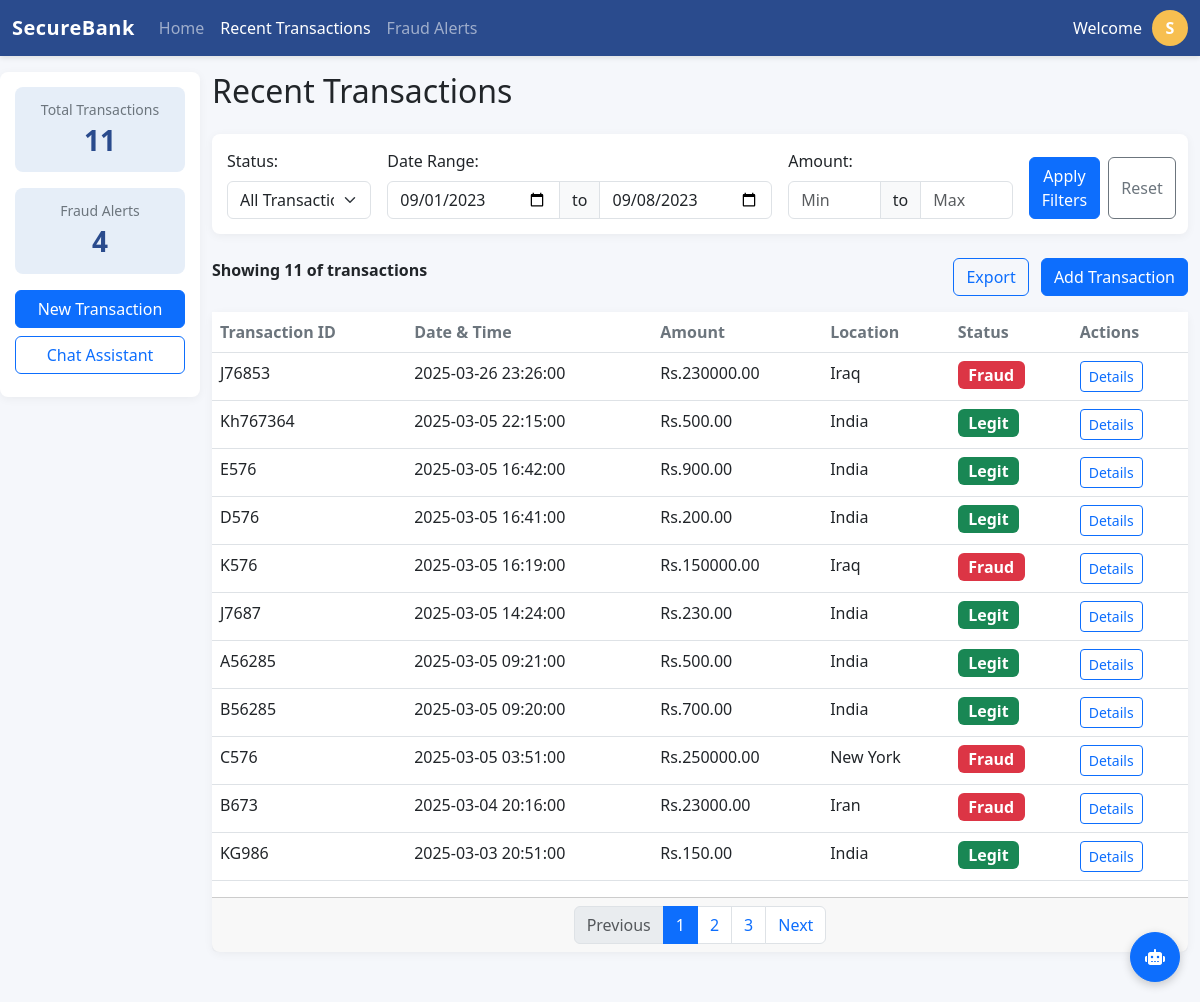
The page /dashboard/recent_transactions on the database its author committed.
### models.py (models this page shows, shortened)
class TransactionLog(db.Model):
    __tablename__ = 'transaction_log'
    id = db.Column(db.Integer, primary_key=True)
    transaction_id = db.Column(db.String(50), unique=True, nullable=False)
    customer_id = db.Column(db.Integer, nullable=False)  # Customer ID (not linked to Customer table directly)
    amount = db.Column(db.Float, nullable=False)
    timestamp = db.Column(db.DateTime, nullable=False)  # Time transaction occurred
    entry_time = db.Column(db.DateTime, default=datetime.utcnow)  # Time transaction was recorded
    location = db.Column(db.String(200), nullable=False)
    fraud_status = db.Column(db.String(20), default="Pending")  # Model will update this
    transaction_type = db.Column(db.String(50), nullable=True)  # Optional: Type of transaction
    device_info = db.Column(db.String(200), nullable=True)  # Optional: Device used for transaction
    actual_fraud_status = db.Column(db.String(20), default="Pending")  # Default as Pending
    shap_reason = db.Column(db.String(255), nullable=True)  # Nullable string for SHAP explanations
    risk_score = db.Column(db.Float, nullable=True)  # Numeric column for fraud risk score
    with app.app_context():
        db.create_all()  # Ensure tables are created

### app.py (the view)
@app.route('/dashboard/recent_transactions')
def recent_transactions():
    total_transactions_c = models.TransactionLog.query.count()  # Total number of transactions
    fraud_transactions_c = models.TransactionLog.query.filter_by(fraud_status="Fraud").count()
    transactions = models.TransactionLog.query.order_by(models.TransactionLog.timestamp.desc()).all()
    return render_template('recent_transactions.html', transactions=transactions, total_transactions_c=total_transactions_c,fraud_transactions_c=fraud_transactions_c)

### templates/recent_transactions.html (shortened to what this page needs)
{% extends "base.html" %}
{% block content %}
<div class="recent-transactions-container">
    <h2 class="mb-4">Recent Transactions</h2>
    <div class="filters-container mb-4">
        <div class="row g-3 align-items-end">
            <div class="col-md-2">
                <label for="status-filter" class="form-label">Status:</label>
                <select id="status-filter" class="form-select">
                    <option value="all" selected>All Transactions</option>
                </select>
            </div>
            <div class="col-md-5">
                <label class="form-label">Date Range:</label>
                <div class="input-group">
                    <input type="date" class="form-control" value="2023-09-01">
                    <span class="input-group-text">to</span>
                    <input type="date" class="form-control" value="2023-09-08">
                </div>
            </div>
            <div class="col-md-3">
                <label class="form-label">Amount:</label>
                <div class="input-group">
                    <input type="number" class="form-control" placeholder="Min">
                    <span class="input-group-text">to</span>
                    <input type="number" class="form-control" placeholder="Max">
                </div>
            </div>
            <div class="col-md-2 d-flex">
                <button class="btn btn-primary me-2 flex-grow-1">Apply Filters</button>
                <button class="btn btn-outline-secondary flex-grow-1">Reset</button>
            </div>
        </div>
    </div>
    <div class="d-flex justify-content-between mb-3">
        <div>
            <span class="fw-bold">Showing {{ transactions|length }} of {{ total_transactions }} transactions</span>
        </div>
        <div>
            <button class="btn btn-outline-primary me-2">Export</button>
            <button class="btn btn-primary" data-bs-toggle="modal" data-bs-target="#newTransactionModal">Add Transaction</button>
        </div>
    </div>
    <div class="card">
        <div class="card-body p-0">
            <div class="table-responsive">
                <table class="table table-hover transaction-table">
                    <thead>
                        <tr>
                            <th>Transaction ID</th>
                            <th>Date & Time</th>
                            <th>Amount</th>
                            <th>Location</th>
                            <th>Status</th>
                            <th>Actions</th>
                        </tr>
                    </thead>
                    <tbody>
                        {% for transaction in transactions %}
                        <tr class="{% if transaction.fraud_status == 'Fraudulent' %}table-warning{% endif %}">
                            <td>{{ transaction.transaction_id }}</td>
                            <td>{{ transaction.timestamp.strftime('%Y-%m-%d %H:%M:%S') }}</td>
                            <td>Rs.{{ "%.2f"|format(transaction.amount) }}</td>
                            <td>{{ transaction.location }}</td>
                            <td>
                                {% if transaction.fraud_status == 'Fraud' %}
                                    <span style=font-size:1.0em; class="badge bg-danger">{{ transaction.fraud_status }}</span>
                                {% elif transaction.fraud_status == 'Pending' %}
                                    <span style=font-size:1.0em; class="badge bg-warning text-dark">{{ transaction.fraud_status }}</span>
                                {% else %}
                                    <span style=font-size:1.0em; class="badge bg-success">{{ transaction.fraud_status }}</span>
                                {% endif %}
                            </td>
                            <td><button class="btn btn-sm btn-outline-primary transaction-details-btn"
                                data-bs-toggle="modal"
                                data-bs-target="#transactionDetailModal"
                                data-transaction-id="{{ transaction.transaction_id }}"
                                data-timestamp="{{ transaction.timestamp.strftime('%Y-%m-%d %H:%M:%S') }}"
                                data-amount="{{ transaction.amount }}"
                                data-location="{{ transaction.location }}"
                                data-fraud-status="{{ transaction.fraud_status }}"
                                data-shap-reason="{{ transaction.shap_reason }}">
                            Details
                        </button></td>
                        </tr>
                        {% endfor %}
                    </tbody>
                </table>
            </div>
        </div>
        <div class="card-footer">
            <nav aria-label="Transactions pagination">
                <ul class="pagination justify-content-center mb-0">
                    <li class="page-item disabled">
                        <a class="page-link" href="#" tabindex="-1">Previous</a>
                    </li>
                    <li class="page-item active"><a class="page-link" href="#">1</a></li>
                    <li class="page-item"><a class="page-link" href="#">2</a></li>
                    <li class="page-item"><a class="page-link" href="#">3</a></li>
                    <li class="page-item">
                        <a class="page-link" href="#">Next</a>
                    </li>
                </ul>
            </nav>
        </div>
    </div>
</div>
{% endblock %}

### templates/base.html (shortened to what this page needs)
<!DOCTYPE html>
<html lang="en">
<head>
    <link href="https://cdn.jsdelivr.net/npm/bootstrap@5.3.0/dist/css/bootstrap.min.css" rel="stylesheet">
    <link rel="stylesheet" href="{{ url_for('static', filename='css/style.css') }}">
    <link rel="stylesheet" href="{{ url_for('static', filename='css/components.css') }}">
</head>
<body>
    <nav class="navbar navbar-expand-lg navbar-dark bg-primary">
        <div class="container-fluid">
            <a class="navbar-brand" href="/">SecureBank</a>
            <div class="collapse navbar-collapse" id="navbarNav">
                <ul class="navbar-nav">
                    <li class="nav-item">
                        <a class="nav-link {% if request.endpoint == 'home' %}active{% endif %}" href="/">Home</a>
                    </li>
                    <li class="nav-item">
                        <a class="nav-link {% if request.endpoint == 'recent_transactions' %}active{% endif %}" href="/dashboard/recent_transactions">Recent Transactions</a>
                    </li>
                    <li class="nav-item">
                        <a class="nav-link {% if request.endpoint == 'fraud_alerts' %}active{% endif %}" href="/dashboard/fraud_alerts">Fraud Alerts</a>
                    </li>
                </ul>
                <div class="ms-auto user-profile">
                    <span class="text-white">Welcome </span>
                    <div class="avatar">S</div>
                </div>
            </div>
        </div>
    </nav>
    <div class="container-fluid">
        <div class="row mt-3">
            <div class="col-md-2 sidebar">
                <div class="stats-card mb-3">
                    <h6>Total Transactions</h6>
                    <h3>{{total_transactions_c}}</h3>
                </div>
                <div class="stats-card mb-3">
                    <h6>Fraud Alerts</h6>
                    <h3>{{fraud_transactions_c}}</h3>
                </div>
                <button class="btn btn-primary w-100 mb-2" data-bs-toggle="modal" data-bs-target="#newTransactionModal">New Transaction</button>
                <button class="btn btn-outline-primary w-100 mb-2" data-bs-toggle="modal" data-bs-target="#chatAssistantModal">Chat Assistant</button>
            </div>
            <div class="col-md-10 main-content">
                {% block content %}{% endblock %}
            </div>
        </div>
    </div>
    <div class="ai-assistant-button">
        <button class="btn btn-primary rounded-circle" data-bs-toggle="modal" data-bs-target="#chatAssistantModal">
            <i class="fas fa-robot"></i>
        </button>
    </div>
</body>
</html>

### static/css/style.css (style rules this page uses)
:root { --primary-color: #2a4b8d; --secondary-color: #e6eef8; --accent-color: #f7bf50; --success-color: #28a745; --warning-color: #ffc107; --danger-color: #dc3545; --info-color: #17a2b8; --light-color: #f8f9fa; --dark-color: #343a40; --gray-color: #6c757d; }
body { background-color: #f5f7fb; font-family: 'Segoe UI', Tahoma, Geneva, Verdana, sans-serif; }
.navbar { background-color: var(--primary-color) !important; box-shadow: 0 2px 5px rgba(0, 0, 0, 0.1); }
.navbar-brand { font-weight: 700; letter-spacing: 0.5px; }
.sidebar { background-color: white; border-radius: 8px; padding: 15px; box-shadow: 0 2px 10px rgba(0, 0, 0, 0.05); height: fit-content; }
.stats-card { background-color: var(--secondary-color); border-radius: 8px; padding: 15px; text-align: center; }
.stats-card h6 { margin-bottom: 5px; color: var(--gray-color); font-size: 14px; }
.stats-card h3 { margin-bottom: 0; color: var(--primary-color); font-weight: 600; }
.main-content { margin-bottom: 30px; }
.card { border: none; border-radius: 8px; box-shadow: 0 2px 10px rgba(0, 0, 0, 0.05); margin-bottom: 20px; }
.table th { font-weight: 600; color: var(--gray-color); }
.user-profile { display: flex; align-items: center; }
.avatar { width: 36px; height: 36px; border-radius: 50%; background-color: var(--accent-color); color: white; display: flex; align-items: center; justify-content: center; font-weight: 600; margin-left: 10px; }
.ai-assistant-button { position: fixed; bottom: 20px; right: 20px; z-index: 1000; }
.ai-assistant-button .btn { width: 50px; height: 50px; padding: 0; display: flex; align-items: center; justify-content: center; box-shadow: 0 3px 10px rgba(0, 0, 0, 0.2); }
.filters-container { background-color: white; border-radius: 8px; padding: 15px; box-shadow: 0 2px 10px rgba(0, 0, 0, 0.05); }

### static/css/components.css (style rules this page uses)
.card { transition: all 0.2s ease-in-out; }

### rows shown on the page
TransactionLog: amount "230000.00"
TransactionLog: amount "500.00"
TransactionLog: amount "900.00"
TransactionLog: amount "200.00"
TransactionLog: amount "150000.00"
TransactionLog: amount "230.00"
TransactionLog: amount "500.00"
TransactionLog: amount "700.00"
TransactionLog: amount "250000.00"
TransactionLog: amount "23000.00"
TransactionLog: amount "150.00"

### other values the page prints
{{ total_transactions_c }} "11"
{{ fraud_transactions_c }} "4"
{{ transactions|length }} "11"
